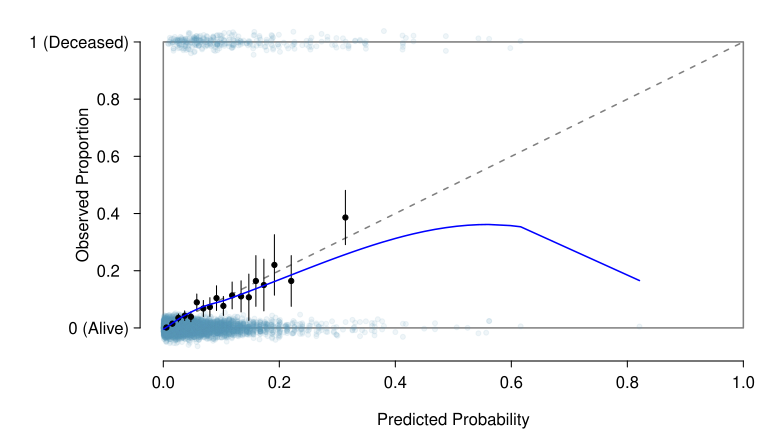

Generate this figure with R:
# code below from OI4, produces bucket plot figure 9.26

library(openintro)
library(dplyr)

d = demographic.primary


m = glm(mort30 ~ triage + age + sex + age*sex, data = d,
        family = "binomial")

p  <- predict(m, type = "response")

lo.fit = predict(loess(d$mort30 ~ p, family = "gaussian", span = 2/3))

dframe = data.frame(p, lo.fit)
dframe = dframe[order(p), ]



ns1 <- 4
myPDF("predVsObsMort30CalibrateDanishED.pdf", 7.7, 4.4,
      mar = c(3.9, 7, 0.5, 0.2),
      mgp = c(2.4, 0.55, 0))
noise <- rnorm(nrow(d), sd = 0.08)
plot(p, d$mort30 + noise / 5,
     type = "n",
     xlim = 0:1,
     ylim = c(-0.07, 1.07),
     axes = FALSE,
     xlab = "Predicted Probability",
     ylab = "Observed Proportion")
par(las = 0)
# mtext("Truth", 2, 5.5)
par(las = 1)
rect(0, 0, 1, 1,
     border = COL[6],
     col = "#00000000",
     lwd = 1.5)
lines(0:1, 0:1,
      lty = 2,
      col = COL[6],
      lwd = 1.5)
points(p, d$mort30 + noise / 5,
       col = fadeColor(COL[1], "18"),
       pch = 20)
axis(1)
at <- seq(0, 1, length.out = 6)
labels <- c("0 (Alive)",
            "0.2  ",
            "0.4  ",
            "0.6  ",
            "0.8  ",
            "1 (Deceased)")
axis(2, at, labels)
eps <- 1e-4
bucket_breaks <- quantile(p, seq(0, 1, 0.01))
bucket_breaks[1] <- bucket_breaks[1] - eps
n_buckets <- length(bucket_breaks) - 1
bucket_breaks[n_buckets] <- bucket_breaks[n_buckets] + 1e3 * eps
bucket_breaks. <- bucket_breaks
k <- 1
for (i in 1:n_buckets) {
  if (abs(bucket_breaks.[i] - bucket_breaks[k]) >= 0.01) {
    k <- k + 1
    bucket_breaks[k] <- bucket_breaks.[i]
  }
}
bucket_breaks <- bucket_breaks[1:k]

n_buckets <- length(bucket_breaks)
xp <- rep(NA, n_buckets)
yp <- rep(NA, n_buckets)
yp_lower <- rep(NA, n_buckets)
yp_upper <- rep(NA, n_buckets)
zs <- qnorm(0.975)
for (i in 1:n_buckets) {
  these <- bucket_breaks[i] < p & p <= bucket_breaks[i + 1]
  xp[i] <- mean(p[these])
  y <- d$mort30[these]
  yp[i] <- mean(y)
  yp_lower[i] <- yp[i] - zs * sqrt(yp[i] * (1 - yp[i]) / length(y))
  yp_upper[i] <- yp[i] + zs * sqrt(yp[i] * (1 - yp[i]) / length(y))
}
points(xp, yp, pch = 19, cex = 0.7)
segments(xp, yp_lower, xp, yp_upper)

lines(dframe$p, dframe$lo.fit, lty = 1,
      lwd = 1.5, col = "blue")

dev.off()
